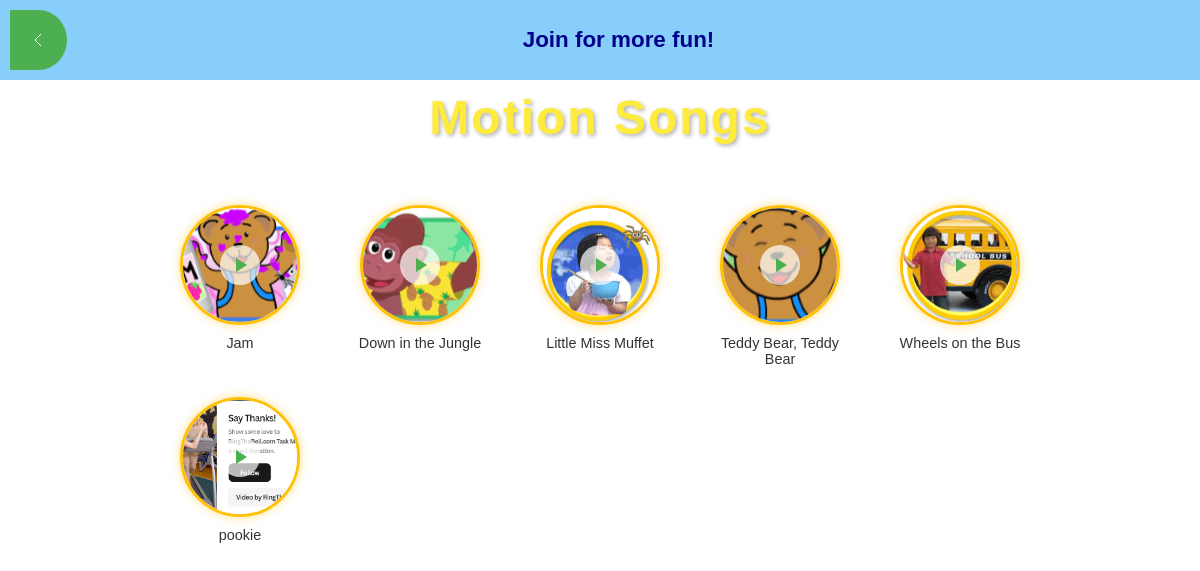
Screenshot of /motion-songs/ with the database file from the repository.
### starfall_app/models.py (models this page shows, shortened)
class Song(models.Model):
    title = models.CharField(max_length=100)
    image = models.ImageField(upload_to='song_images/')
    video = models.FileField(upload_to='song_videos/', null=True, blank=True)  # Allow null and blank
    is_active = models.BooleanField(default=False)

### starfall_app/views.py (the view)
# urls.py: path('motion-songs/', views.motion_songs, name='motion_songs'),
def motion_songs(request):
    songs = Song.objects.all()
    return render(request, 'motion.html', {'songs': songs})

### templates/motion.html (shortened to what this page needs)
<!DOCTYPE html>
<html lang="en">
<head>
    {% load static %}
    <link rel="stylesheet" href="{% static 'css/styles.css' %}">
</head>
<body>
    <div class="app-container">
        <div class="top-banner">
            <div class="back-button" id="backButton">
            </div>
            <div class="banner-content">
                <div class="banner-text">Join for more fun!</div>
            </div>
        </div>
        <header class="page-header">
            <h1 class="page-title">Motion Songs</h1>
        </header>
        <div class="main-content">
          <div class="song-grid" id="songGrid">
              {% for song in songs %}
                  <div class="song-card {% if song.is_active %}active{% else %}inactive{% endif %}" data-song-id="{{ song.id }}" data-video-url="{{ song.video.url|default:'' }}">
                      <div class="song-image-container">
                          <img src="{{ song.image.url }}" alt="{{ song.title }}" class="song-image">
                      </div>
                      <div class="song-title">{{ song.title }}</div>
                  </div>
              {% endfor %}
          </div>
      </div>
    </div>
  </body>
</html>

### templates/motion.html (style rules this page uses)
* { margin: 0; padding: 0; box-sizing: border-box; }
body { font-family: Arial, sans-serif; background-color: #ffffff; overflow-x: hidden; }
.app-container { width: 100%; min-height: 100vh; display: flex; flex-direction: column; }
.top-banner { display: flex; background-color: #87CEFA; padding: 10px; position: relative; }
.banner-content { display: flex; width: 100%; justify-content: center; align-items: center; padding: 15px; }
.banner-text { color: #00008B; font-size: 1.4rem; font-weight: bold; margin-right: 20px; }
.page-header { width: 100%; text-align: center; padding: 10px 0 30px 0; }
.page-title { font-size: 3rem; color: #FFEB3B; text-shadow: 2px 2px 4px rgba(0, 0, 0, 0.3); font-family: 'Comic Sans MS', cursive, sans-serif; letter-spacing: 2px; }
.back-button { width: 60px; height: 60px; display: flex; align-items: center; justify-content: center; cursor: pointer; border-radius: 0 50% 50% 0; background-color: #4CAF50; }
.song-grid { display: grid; grid-template-columns: repeat(5, 1fr); gap: 10px; margin: 0 auto; max-width: 1000px; }
.song-card { display: flex; flex-direction: column; align-items: center; margin: 10px; max-width: 150px; opacity: 0.5; transition: all 0.3s ease; cursor: pointer; position: relative; }
.song-card.active { opacity: 1; }
.song-image-container { width: 120px; height: 120px; border-radius: 50%; overflow: hidden; border: 3px solid transparent; position: relative; }
.song-image-container::after { content: ""; position: absolute; top: 50%; left: 50%; transform: translate(-50%, -50%); width: 40px; height: 40px; background: rgba(255, 255, 255, 0.7); border-radius: 50%; background-size: 60%; background-repeat: no-repeat; background-position: center; }
.song-card.active .song-image-container { border: 3px solid #FFC107; box-shadow: 0 0 10px rgba(255, 193, 7, 0.5); }
.song-image { width: 100%; height: 100%; object-fit: cover; }
.song-title { margin-top: 10px; text-align: center; font-size: 0.9rem; color: #333; max-width: 100%; word-wrap: break-word; }
.main-content { flex: 1; padding: 20px; display: flex; flex-direction: column; align-items: center; }

### rows the page displays
Song: image (picture), title "Jam"
Song: image (picture), title "Down in the Jungle"
Song: image (picture), title "Little Miss Muffet"
Song: image (picture), title "Teddy Bear, Teddy Bear"
Song: image (picture), title "Wheels on the Bus"
Song: image (picture), title "pookie"
